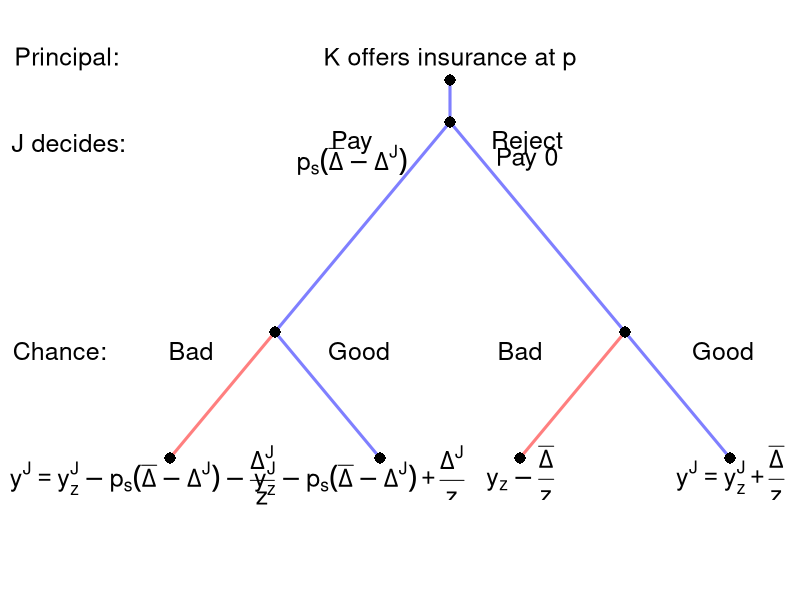

R code for this plot:
#' Graph Designer: Simon Halliday, Scott Cohn
#' Authors: Bowles and Halliday
#' Title: Coordination, Conflict and Competition: A Text in Microeconomics

library(shape)
pdf(file = "risk/sequential_risk.pdf", width = 9, height = 7)

#Set parameters for graphics
axislabelsize <- 1.5
labelsize <- 2
actionlabelsize <- 1.5
graphlinewidth <- 3
segmentlinewidth <- 2
nodesize <- 1.5

COL <- c("#7fc97f", "#beaed4", "#fdc086", "#ffff99", "#386cb0", "#f0027f", "#bf5b17", "#666666")
COLA <- c("#99d8c9","#66c2a4","#41ae76", "#238b45", "#005824")
COLB <- c("#4eb3d3", "#2b8cbe", "#0868ac","#084081")

par(mar =  c(5, 5, 4, 0))

xlims <- c(0, 10)
ylims <- c(0, 10)

npts <- 501 
x <- seq(xlims[1], xlims[2], length.out = npts)
y <- seq(ylims[1], ylims[2], length.out = npts) 

plot(0, 0, xlim = xlims, ylim = ylims, type = "n",
     xlab = expression(paste("")),
     ylab = expression(paste("")), 
     xaxt = "n", 
     yaxt = "n", 
     cex.lab = axislabelsize, 
     bty = "n",
     xaxs="i", 
     yaxs="i")

ticksy <- seq(from = 0, to = ylims[2], by = 2)
ylabels <- seq(from = 0, to = ylims[2], by = 2)
ticksx <- seq(from = 0, to = xlims[2], by = 2)
xlabels <- seq(from = 0, to = xlims[2], by = 2)

#Branches for Agent
segments(5, 9, 5, 10, lty = 1, col = rgb(0, 0, 1, 0.5), lwd = graphlinewidth, xpd = TRUE)
#Fish 10
segments(5, 9, 2.5, 4, lty = 1, col = rgb(0, 0, 1, 0.5), lwd = graphlinewidth)
segments(2.5, 4, 1, 1, lty = 1, col = rgb(1, 0, 0, 0.5), lwd = graphlinewidth)

#Fish 12
segments(5, 9, 9, 1, lty = 1, col = rgb(0, 0, 1, 0.5), lwd = graphlinewidth)

#Branches for Agent
#From Aram Fishing 10
#Bina fishes 10
segments(7.5, 4, 6, 1, lty = 1, col = rgb(1, 0, 0, 0.5), lwd = graphlinewidth)
#Bina fishes 12
segments(2.5, 4, 4, 1, lty = 1, col = rgb(0, 0, 1, 0.5), lwd = graphlinewidth)

#From Aram fishing 12
#Bina fishes 10
#segments(7.5, 5, 6, 1, lty = 1, col = rgb(1, 0, 0, 0.5), lwd = graphlinewidth)


#Bina fishes 12
#segments(7.5, 5, 9, 1, lty = 1, col = rgb(1, 0, 0, 0.5), lwd = graphlinewidth)

#Initial node
points(5, 10, pch = 16, col = "black", cex = nodesize, xpd = TRUE)
points(5, 9, pch = 16, col = "black", cex = nodesize)

#P1 Nodes
points(2.5, 4, pch = 16, col = "black", cex = nodesize)
points(7.5, 4, pch = 16, col = "black", cex = nodesize) 

#P2 Terminal Nodes
points(1, 1, pch = 16, col = "black", cex = nodesize)
points(4, 1, pch = 16, col = "black", cex = nodesize)
points(6, 1, pch = 16, col = "black", cex = nodesize)
points(9, 1, pch = 16, col = "black", cex = nodesize)

text(-0.475, 10.5, expression(paste("Principal:")), cex = actionlabelsize, xpd = TRUE)
text(5, 10.5, expression(paste("K offers insurance at ", p)), cex = actionlabelsize, xpd = TRUE)
#text(5, 10.55, expression(paste("and wage, ", w)), cex = actionlabelsize, xpd = TRUE)

text(-0.45, 8.5, expression(paste("J decides:")), cex = actionlabelsize, xpd = TRUE)

text(3.6, 8.5, expression(paste("Pay")), cex = actionlabelsize)
text(3.6, 8.1, expression(paste(p[s](bar(Delta) - Delta^J))), cex = actionlabelsize)


text(6.1, 8.5, expression(paste("Reject")), cex = actionlabelsize)
text(6.1, 8.1, expression("Pay 0"), cex = actionlabelsize)

#text(-0.575, 6.15, expression(paste("Chance:")), cex = actionlabelsize, xpd = TRUE)

# text(2.2, 6.15-0.5, expression(paste("Worker is")), cex = actionlabelsize)
# text(2.2, 5.7-0.5, expression(paste("terminated")), cex = actionlabelsize)
# text(2.2, 5.25-0.5, expression(paste((t))), cex = actionlabelsize)

text(-0.575, 3.55, expression(paste("Chance:")), cex = actionlabelsize, xpd = TRUE)

text(1.3, 3.55, expression(paste("Bad")), cex = actionlabelsize)
text(3.7, 3.55, expression(paste("Good")), cex = actionlabelsize)
text(6, 3.55, expression(paste("Bad")), cex = actionlabelsize)
text(8.9, 3.55, expression(paste("Good")), cex = actionlabelsize)



#Payoffs 
text(0.6, .6, expression(y^J == y[z]^J - p[s](bar(Delta) - Delta^J) - frac(Delta^J, z)), cex = actionlabelsize, xpd = TRUE)
text(3.7, .6, expression(y[z]^J - p[s](bar(Delta) - Delta^J) + frac(Delta^J, z)), cex = actionlabelsize)
text(6, .6, expression(y[z] - frac(bar(Delta), z)), cex = actionlabelsize)
text(9, .6, expression(y^J == y[z]^J + frac(bar(Delta), z)), cex = actionlabelsize)

dev.off()
